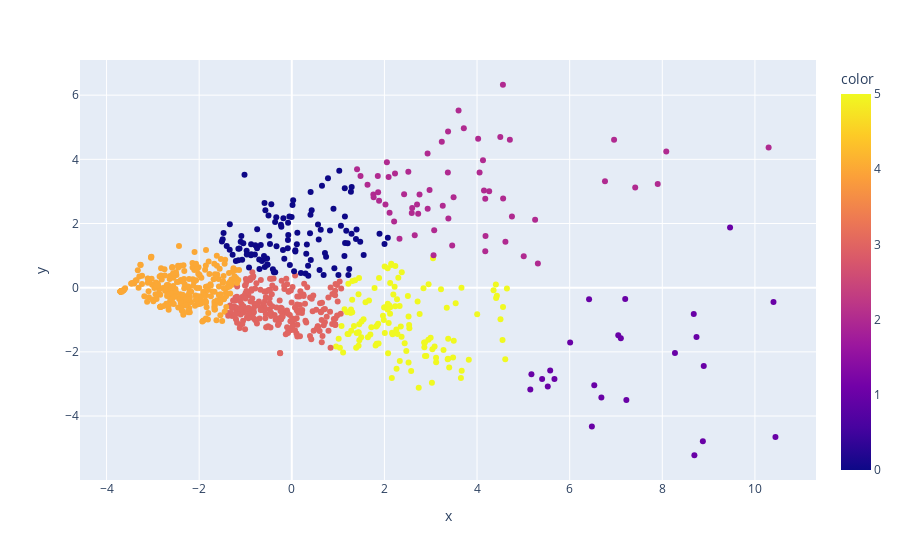

This figure's notebook cell:
### Code cell
import plotly.express as px
from sklearn.decomposition import PCA
pca_2 = PCA(2)
plot_columns = pca_2.fit_transform(good_col)

fig = px.scatter(x=plot_columns[:,0], y=plot_columns[:,1], color=labels)
fig.show()

### Figure 1 — Plotly figure (JSON) as saved in the notebook; plotly's stock layout.template omitted (floating-point values rounded to 4 significant figures; data arrays with more than 128 entries replaced by an {"elided": "..."} marker saying what was removed)
{"data": [{"hovertemplate": "x=%{x}<br>y=%{y}<br>color=%{marker.color}<extra></extra>", "legendgroup": "", "marker": {"color": {"elided": "819 int values"}, "coloraxis": "coloraxis", "symbol": "circle"}, "mode": "markers", "name": "", "orientation": "v", "showlegend": false, "type": "scatter", "x": {"elided": "819 float values"}, "xaxis": "x", "y": {"elided": "819 float values"}, "yaxis": "y"}], "layout": {"coloraxis": {"colorbar": {"title": {"text": "color"}}, "colorscale": [[0, "#0d0887"], [0.1111, "#46039f"], [0.2222, "#7201a8"], [0.3333, "#9c179e"], [0.4444, "#bd3786"], [0.5556, "#d8576b"], [0.6667, "#ed7953"], [0.7778, "#fb9f3a"], [0.8889, "#fdca26"], [1, "#f0f921"]]}, "legend": {"tracegroupgap": 0}, "margin": {"t": 60}, "xaxis": {"anchor": "y", "domain": [0, 1], "title": {"text": "x"}}, "yaxis": {"anchor": "x", "domain": [0, 1], "title": {"text": "y"}}}}
